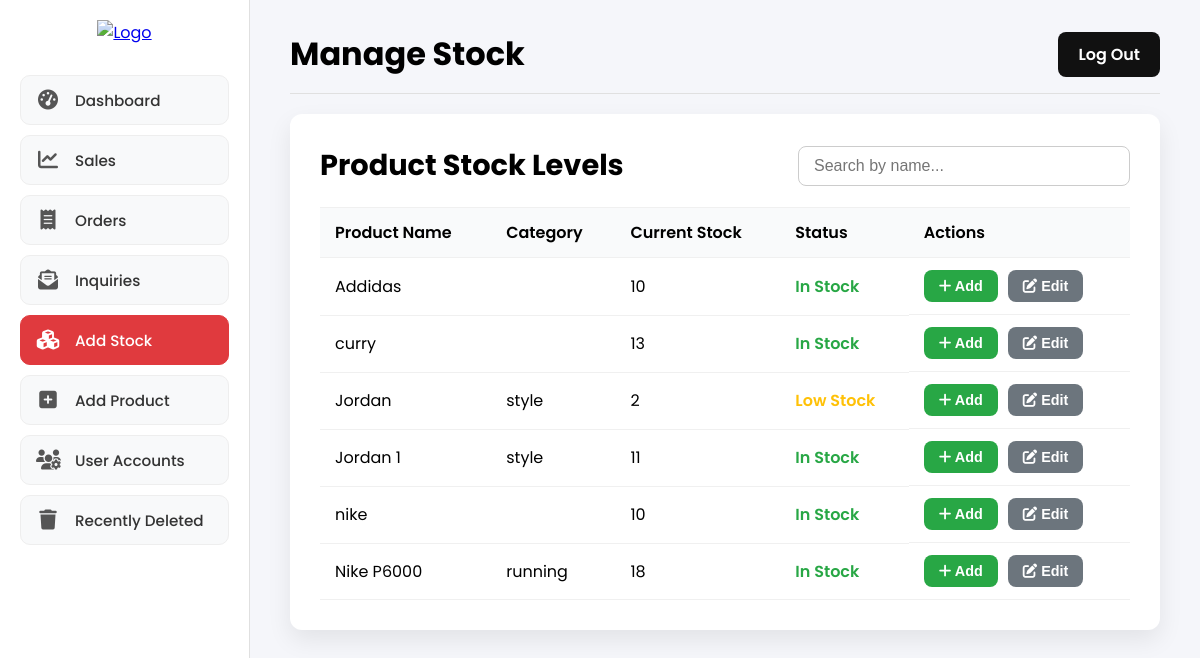
/add_stock.php (signed in), run on the app's committed database.
### tables this page shows
CREATE TABLE `products` (
  `id` int(11) NOT NULL,
  `name` varchar(100) NOT NULL,
  `price` decimal(10,2) NOT NULL,
  `image` varchar(255) NOT NULL,
  `rating` int(11) NOT NULL,
  `stock` int(11) NOT NULL DEFAULT 0,
  `category` varchar(50) NOT NULL
);

### add_stock.php (the view, shortened to what this page needs)
<?php
$conn = new mysqli("localhost", "root", "", "addproduct");
$products_result = $conn->query("SELECT id, name, stock, category FROM products ORDER BY name ASC");
?>
<!DOCTYPE html>
<html lang="en">
<head>
<link rel="stylesheet" href="CSS/admin.css"/>
<link rel="stylesheet" href="https://cdnjs.cloudflare.com/ajax/libs/font-awesome/6.4.0/css/all.min.css" />
</head>
<body>
<div class="admin-container">
    <?php include 'admin_sidebar.php'; ?>
    <main class="main-content">
        <header class="main-header">
            <h1>Manage Stock</h1>
            <a href="logout.php" class="logout-button">Log Out</a>
        </header>
        <div class="card">
            <div class="card-header">
                <h2>Product Stock Levels</h2>
                <input type="text" id="stock-search" placeholder="Search by name...">
            </div>
            <div class="table-container">
                <table class="stock-table" id="stock-table">
                    <thead>
                        <tr><th>Product Name</th><th>Category</th><th>Current Stock</th><th>Status</th><th>Actions</th></tr>
                    </thead>
                    <tbody>
                        <?php while($row = $products_result->fetch_assoc()): ?>
                            <?php
                                $status_class = 'in-stock';
                                $status_text = 'In Stock';
                                if ($row['stock'] == 0) {
                                    $status_class = 'out-of-stock';
                                    $status_text = 'Out of Stock';
                                } elseif ($row['stock'] <= 5) {
                                    $status_class = 'low-stock';
                                    $status_text = 'Low Stock';
                                }
                            ?>
                            <tr data-name="<?= strtolower(htmlspecialchars($row['name'])) ?>">
                                <td><?= htmlspecialchars($row['name']) ?></td>
                                <td><?= htmlspecialchars($row['category']) ?></td>
                                <td><?= $row['stock'] ?></td>
                                <td><span class="stock-status <?= $status_class ?>"><?= $status_text ?></span></td>
                                <td class="actions">
                                    <button class="btn btn-success btn-sm" onclick="openModal('add', <?= $row['id'] ?>, '<?= htmlspecialchars($row['name']) ?>')">
                                        <i class="fas fa-plus"></i> Add
                                    </button>
                                    <button class="btn btn-secondary btn-sm" onclick="openModal('set', <?= $row['id'] ?>, '<?= htmlspecialchars($row['name']) ?>', <?= $row['stock'] ?>)">
                                        <i class="fas fa-edit"></i> Edit
                                    </button>
                                </td>
                            </tr>
                        <?php endwhile; ?>
                    </tbody>
                </table>
            </div>
        </div>
    </main>
</div>
</body>
</html>

### CSS/admin.css (style rules this page uses)
html, body { margin: 0; padding: 0; height: 100%; font-family: 'Poppins', 'Helvetica', Arial, sans-serif; overflow: hidden; }
.admin-container { display: flex; height: 100vh; }
.main-content { flex: 1; padding: 30px 40px; overflow-y: auto; background: #f5f6fa; }
.main-header { display: flex; justify-content: space-between; align-items: center; margin-bottom: 20px; padding-bottom: 15px; border-bottom: 1px solid #e0e0e0; }
.main-header h1 { margin: 0; font-size: 2rem; }
.logout-button { background-color: #111; color: #fff; padding: 10px 20px; border-radius: 8px; text-decoration: none; font-weight: 600; transition: background-color 0.3s; white-space: nowrap; }

### add_stock.php (style rules this page uses)
.card { background: #fff; border-radius: 12px; box-shadow: 0 10px 25px rgba(0,0,0,0.08); padding: 30px; }
.card-header { display: flex; justify-content: space-between; align-items: center; margin-bottom: 20px; }
.card-header h2 { margin: 0; font-size: 1.8rem; }
#stock-search { padding: 10px 15px; border: 1px solid #ccc; border-radius: 8px; font-size: 1rem; width: 300px; }
.btn { padding: 8px 15px; border-radius: 8px; border: none; font-weight: 600; cursor: pointer; transition: 0.3s; font-size: 0.9rem; }
.btn-success { background: #28a745; color: #fff; }
.btn-secondary { background: #6c757d; color: #fff; }
.table-container { max-height: 420px; overflow-y: auto; border-top: 1px solid #f0f0f0; border-bottom: 1px solid #f0f0f0; }
.stock-table { width: 100%; border-collapse: collapse; }
.stock-table th, .stock-table td { padding: 12px 15px; text-align: left; border-bottom: 1px solid #f0f0f0; }
.stock-table th { background: #f9fafb; font-weight: 600; position: sticky; top: 0; }
.stock-table tbody tr:last-child td { border-bottom: none; }
.stock-status { font-weight: 600; }
.stock-status.in-stock { color: #28a745; }
.stock-status.low-stock { color: #ffc107; }
.stock-table .actions { display: flex; gap: 10px; }

### data on the page
products: name "Addidas", stock "10", status_text "In Stock"
products: name "curry", stock "13", status_text "In Stock"
products: name "Jordan", category "style", stock "2", stock "Low Stock"
products: name "Jordan 1", category "style", stock "11", status_text "In Stock"
products: name "nike", stock "10", status_text "In Stock"
products: name "Nike P6000", category "running", stock "18", status_text "In Stock"
